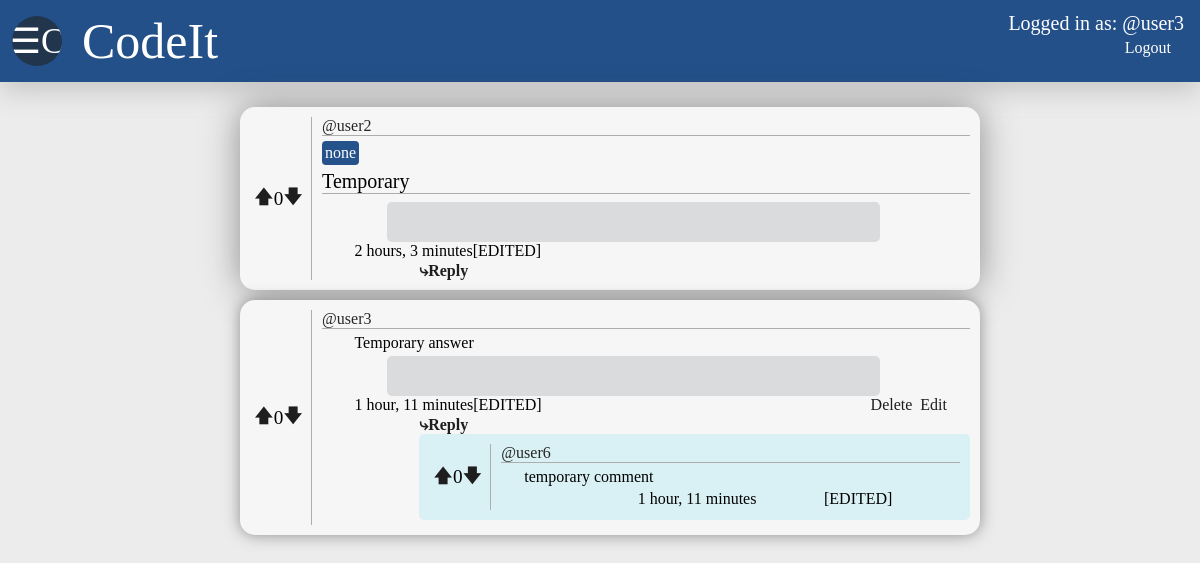
/question-page/15/ (signed in), run on the app's committed database.
### CodeIt/models.py (models this page shows, shortened)
class Question(models.Model):
    user=models.ForeignKey(User, on_delete=models.SET_NULL, null=True)
    topic=models.CharField(max_length=300, null=True)
    header=models.CharField(max_length=300)
    body=models.TextField(null=True, blank=True)
    code=models.TextField(null=True, blank=True)
    votes=models.IntegerField(default=0)
    updated=models.DateTimeField(auto_now=True)
    created=models.DateTimeField(auto_now_add=True)

class Answer(models.Model):
    user=models.ForeignKey(User, on_delete=models.CASCADE)
    question=models.ForeignKey(Question, on_delete=models.CASCADE)
    body=models.TextField()
    code=models.TextField(null=True, blank=True)
    votes=models.IntegerField(default=0)
    updated=models.DateTimeField(auto_now=True)
    created=models.DateTimeField(auto_now_add=True)

class Comment(models.Model):
    user=models.ForeignKey(User, on_delete=models.CASCADE)
    answer=models.ForeignKey(Answer, on_delete=models.CASCADE)
    body=models.TextField()
    votes=models.IntegerField(default=0)
    updated=models.DateTimeField(auto_now=True)
    created=models.DateTimeField(auto_now_add=True)

### CodeIt/views.py (the view)
# urls.py: path('question-page/<str:pk>/',views.questionPage, name='question-page'),
def questionPage(request,pk):
    questions=Question.objects.get(id=pk)
    answers=questions.answer_set.all()
    comments = Comment.objects.filter(answer__in=answers)
    context={'questions':questions, 'answers':answers, 'comments':comments}
    return render(request, 'CodeIt/question_page.html', context)

### CodeIt/templates/CodeIt/question_page.html (shortened to what this page needs)
{% extends "main.html" %}
{% block content %}
<div class="question-page-main-div">
    <div class="question-div-question-page">
        <div class="question-votes-div">
            <a href="{% url 'question-vote' questions.id 1 %}">&#129093;</a>
            {{questions.votes}}
            <a href="{% url 'question-vote' questions.id -1 %}">&#129095;</a>
        </div>
        <div class="question-info-div">
            <div class="user-div">
                <span class="user-span">@{{questions.user}}</span>
            </div>
            <div class="topic-div">
                <span class="topic-span">{{questions.topic}}</span>
            </div>
            <div class="question-header-div">
                <span class="question-header-span">{{questions.header}}</span>
            </div>
            <div class="question-code-div">
            </div>
            <div class="created-edit-delete-div">
                <div class="created-edited-div">
                    <span class="created-div">{{questions.created|timesince}}</span>
                    <span class="edited-div">{% if questions.created != questions.updated %}[EDITED]{% endif %}</span>
                </div>
                <div class="edit-delete-div">
                </div>
            </div>
            <span class="reply">
                <a href="{% url 'answer-submit' questions.id %}">&rdca;Reply</a>
            </span>
        </div>
    </div>
    {% for answer in answers %}
    <div class="answer-main-div">
        <div class="answer-votes-div">
            <a href="{% url 'answer-vote' answer.id 1 %}">&#129093;</a>
            {{answer.votes}}
            <a href="{% url 'answer-vote' answer.id -1 %}">&#129095;</a>
        </div>
        <div class="answer-info-div">
            <div class="user-answer-div">
                <span class="user-span">@{{answer.user}}</span>
            </div>
            <div class="answer-body-div">
                <span class="question-body-span">{{answer.body}}</span>
            </div>
            <div class="answer-code-div">
            </div>
            <div class="created-edit-delete-div">
                <div class="created-edited-div">
                    <span class="created-div">{{answer.created|timesince}}</span>
                    <span class="edited-div">{% if answer.created != answer.updated %}[EDITED]{% endif %}</span>
                </div>
                <div class="edit-delete-div">
                    {% if request.user == answer.user %}
                    <a class="edit-delete" href="{% url "delete-answer"  answer.id %}">Delete</a>
                    <a class="edit-delete" href="{% url "update-answer"  answer.id %}">Edit</a>
                    {% endif %}
                </div>
            </div>
            <span class="reply">
                <a href="{% url 'comment-submit' answer.id %}">&rdca;Reply</a>
            </span>
            {% for comment in comments %}
            <div class="comment-main-div">
                    {% if comment.answer == answer %}
                        <div class="comment-votes-div">
                            <a href="{% url 'comment-vote' comment.id 1 %}">&#129093;</a>
                            {{comment.votes}}
                            <a href="{% url 'comment-vote' comment.id -1 %}">&#129095;</a>
                        </div>
                        <div class="comment-info-div">
                            <div class="comment-user-div">
                                <span class="user-span">@{{comment.user}}</span>
                            </div>
                            <div class="comment-body-div">
                                <span class="question-body-span">{{comment.body}}</span>
                            </div>
                            <div class="created-edit-delete-div-question-page">
                                <div class="created-edited-div">
                                    <span class="created-div">{{comment.created|timesince}}</span>
                                    <span class="edited-div">{% if comment.created != comment.updated %}[EDITED]{% endif %}</span>
                                </div>
                            </div>
                        </div>
                    {% endif %}
            </div>
            {% endfor %}
        </div>
    </div>
    {% endfor %}
</div>
{% endblock content %}

### templates/navbar.html
<div class="navbar">
    <div class="navbar-header-logo">
        <div class="navbar-logo">
            &#x2630;C
        </div>
        <div class="navbar-header">
            <span class="navbar-header">
                <a class="navbar-header-link" href='/'>
                    <span class="header">CodeIt</span>
                </a>
            </span>
        </div>
    </div>
    <div class="navbar-username-login">
        {% if request.user.is_authenticated %}
        <div>
            <span class="navbar-username">
            Logged in as: @{{request.user}}
            </span>
        </div>
        <div class="login-logout">
            <a class="login-logout-link" href="{% url 'logout' %}">
                Logout
            </a>
        </div>
        {% else %}
        <div class="login-logout">
        <a class="login-logout-link" href="{% url 'login' %}">Log in</a>
        </div>
        {% endif %}
    </div>
</div>

### static/styles/main.css (style rules this page uses)
body { margin: 0; background-color: rgb(236, 236, 236); margin-top: 0; height: 100%; }
.navbar { padding: 12px; margin-top: 0; margin-bottom: 15px; display: flex; flex-direction: row; justify-content: space-between; background-color: rgba(0, 54, 120, 0.85); box-shadow: 0px 10px 25px rgba(200,200,200); }
a.question-link, a.tags-link, a.edit-delete { color:rgba(30,30,30); }
a { color:rgba(30,30,30); }
a { text-decoration: none; }
.navbar-header-logo { display: flex; flex-direction: row; justify-content: center; align-items: center; }
.navbar-logo { margin-right: 20px; display: flex; height:50px; width: 50px; border-radius: 50%; background-color:rgba(33, 53, 76, 1); justify-content: center; align-items: center; color: white; font-size: 35px; overflow-x: hidden; overflow-y: hidden; }
.navbar-header { color:rgb(255, 255, 255); }
.navbar-header-link { color:rgb(255, 255, 255); font-size: 50px; }
.login-logout { justify-content: end; padding: 2px; padding-right: 15px; margin: 2px; text-align: right; }
a.login-logout-link { color: white; }
.navbar-username { padding: 2px; font-size: 20px; color: white; margin: 2px; }
.navbar-username-login { align-items: right; }
.question-info-div, .answer-info-div, .comment-info-div { display: flex; flex-direction: column; width: 100%; padding-left: 10px; }
.user-div, .user-answer-div, .comment-user-div { justify-content: left; margin-bottom: 5px; border-bottom: 0.2px solid #adadad; }
.user-span { font-size: 16px; color: rgb(38, 38, 38); margin-bottom: 2px; }
.topic-div { justify-content: left; color: rgb(38, 38, 38); border-radius: 4px; display: flex; background-color: rgba(0, 54, 120, 0.85); width: fit-content; padding: 3px; margin-bottom: 5px; }
.topic-span { font-size: 16px; color: white; }
.question-header-div { font-size: 20px; margin-bottom: 10px; width: 100%; border-bottom: 0.2px solid #adadad; margin-bottom: 4px; }
.question-votes-div { display: flex; justify-content: center; align-items: center; padding: 4px; padding-right: 8px; font-size: larger; border-right: 0.2px solid #adadad; }
.created-edit-delete-div { display: flex; flex-direction: row; justify-content: space-between; padding-bottom: 2px; padding-left: 5%; }
.created-edited-div { display: flex; justify-content: space-evenly; }
.edit-delete-div { display: flex; width: 50%; justify-content: end; padding-right: 15px; }
.edit-delete { margin-right:8px }
.question-page-main-div { display: flex; width: 100%; padding: 10px; justify-content: center; align-items: center; height: fit-content; margin-top: 0; flex-direction: column; }
.question-div-question-page { display: flex; flex-direction: row; background-color: rgb(246, 246, 246); padding: 10px; border-radius: 15px; margin-bottom: 10px; height: fit-content; width: 60%; box-shadow: 0 0 35px rgba(50,50,50,0.5); }
.question-body-div, .answer-body-div, .comment-body-div { display: flex; max-width: 95%; font-size: 16px; margin-bottom: 10px; margin-bottom: 4px; padding-left: 5%; }
.question-code-div, .answer-code-div { margin-left: 10%; background-color: rgb(218, 219, 221); max-width: 70%; padding: 20px; border-radius: 5px; }
.answer-main-div { display: flex; flex-direction: row; background-color: rgb(246, 246, 246); padding: 10px; border-radius: 15px; margin-bottom: 10px; height: fit-content; width: 60%; box-shadow: 0 0 15px rgba(50,50,50,0.5); }
.answer-votes-div, .comment-votes-div { display: flex; justify-content: center; align-items: center; padding: 4px; padding-right: 8px; font-size: larger; border-right: 0.2px solid #adadad; }
.answer-info-div { display: flex; flex-direction: column; width: 100%; }
.comment-main-div { display: flex; flex-direction: row; margin-left: 15%; max-width: 85%; background-color: rgb(217, 241, 245); padding: 10px; border-radius: 5px; margin-bottom: 5px; }
.created-edit-delete-div-question-page { display: flex; flex-direction: column; justify-content: space-between; padding-bottom: 2px; padding-left: 15%; }
.reply { font-size: 42; margin-left: 15%; font-weight: bolder; }
.created-edited-div, .edited-div { font-size: 16px; }
.header { color: white; }

### data on the page
Question: votes "0", user "user2", topic "none", header "Temporary", created "2 hours, 3 minutes"
Answer: votes "0", user "user3", body "Temporary answer", created "1 hour, 11 minutes", shows "[EDITED]", shows "Delete"
Comment: votes "0", user "user6", body "temporary comment", created "1 hour, 11 minutes", shows "[EDITED]"

### other printed values
{{ request.user }} "user3"
